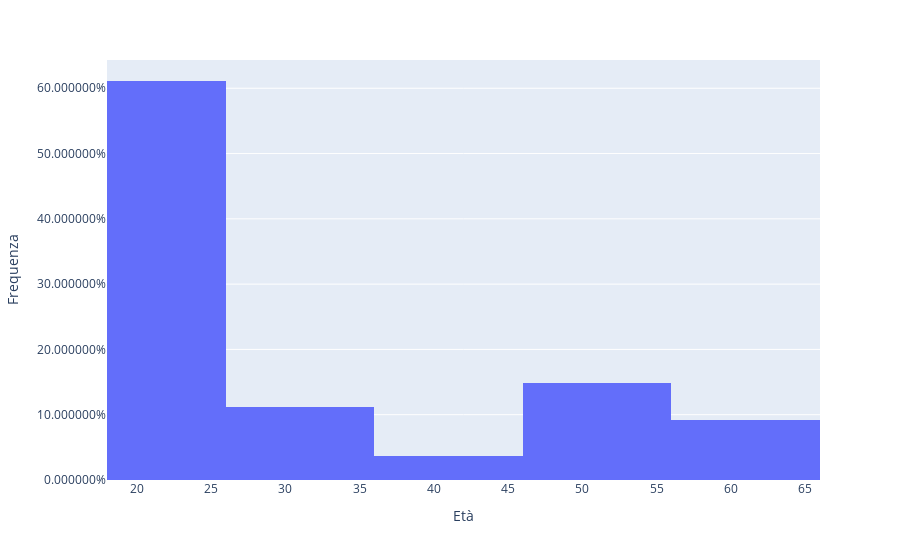

Notebook source saved alongside this figure:
### Code cell
# Create dataframe
df_age = df[['Età']]

# Normalize ages in order to build a histogram instead of a barplot 
age_normalized = []
for _, row in df_age.iterrows():
    key = row['Età']
    if key == '18-25':
        age_normalized.append(18)
    elif key == '26-35':
        age_normalized.append(26)
    elif key == '36-45':
        age_normalized.append(36)
    elif key == '46-55':
        age_normalized.append(46)
    else:
        age_normalized.append(56)

df_age_normalized = pd.DataFrame(age_normalized)

# Building histogram

# plt.hist(df_age_normalized, bins=[18,26,36,46,56,100], density=True)
hist_age = px.histogram(df_age_normalized, histnorm='probability', range_x=[18,66], labels={'value':'Età'})

hist_age.update_traces(
    xbins=dict( # bins used for histogram
        start=16,
        end=80,
        size=10
    )
)

hist_age.update_layout(
    showlegend=False,
    yaxis_title='Frequenza',
    yaxis_tickformat = '%'
)

hist_age.show()

# Saving
save_plot(hist_age, 'hist_age')

### Figure 1 — Plotly figure (JSON) as saved in the notebook; plotly's stock layout.template omitted (floating-point values rounded to 4 significant figures)
{"data": [{"alignmentgroup": "True", "bingroup": "x", "histnorm": "probability", "hovertemplate": "variable=0<br>Età=%{x}<br>count=%{y}<extra></extra>", "legendgroup": "0", "marker": {"color": "#636efa"}, "name": "0", "offsetgroup": "0", "orientation": "v", "showlegend": true, "type": "histogram", "x": [36, 46, 18, 18, 18, 18, 18, 18, 18, 18, 18, 18, 56, 26, 26, 18, 18, 18, 18, 56, 18, 46, 26, 18, 46, 18, 18, 18, 18, 46, 26, 18, 18, 56, 46, 26, 36, 18, 46, 46, 18, 18, 26, 18, 18, 18, 18, 18, 18, 56, 18, 18, 46, 56], "xaxis": "x", "xbins": {"end": 80, "size": 10, "start": 16}, "yaxis": "y"}], "layout": {"barmode": "relative", "legend": {"title": {"text": "variable"}, "tracegroupgap": 0}, "margin": {"t": 60}, "showlegend": false, "xaxis": {"anchor": "y", "domain": [0, 1], "range": [18, 66], "title": {"text": "Età"}}, "yaxis": {"anchor": "x", "domain": [0, 1], "tickformat": "%", "title": {"text": "Frequenza"}}}}
